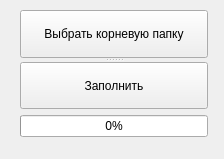
<?xml version="1.0" encoding="UTF-8"?>
<ui version="4.0">
 <class>Widget</class>
 <widget class="QWidget" name="Widget">
  <property name="geometry">
   <rect>
    <x>0</x>
    <y>0</y>
    <width>224</width>
    <height>159</height>
   </rect>
  </property>
  <property name="windowTitle">
   <string>Widget</string>
  </property>
  <widget class="QWidget" name="">
   <property name="geometry">
    <rect>
     <x>20</x>
     <y>10</y>
     <width>188</width>
     <height>127</height>
    </rect>
   </property>
   <layout class="QVBoxLayout" name="verticalLayout">
    <item>
     <widget class="QSplitter" name="splitter">
      <property name="orientation">
       <enum>Qt::Vertical</enum>
      </property>
      <widget class="QPushButton" name="pushButton_2">
       <property name="text">
        <string>Выбрать корневую папку</string>
       </property>
      </widget>
      <widget class="QPushButton" name="pushButton">
       <property name="text">
        <string>Заполнить</string>
       </property>
      </widget>
     </widget>
    </item>
    <item>
     <widget class="QProgressBar" name="progressBar">
      <property name="value">
       <number>0</number>
      </property>
     </widget>
    </item>
   </layout>
  </widget>
 </widget>
 <resources/>
 <connections/>
</ui>
